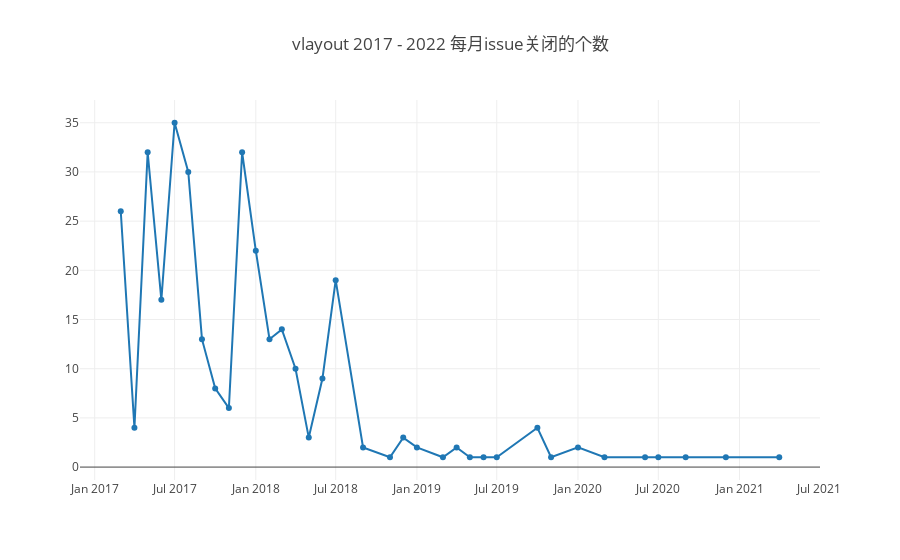

Notebook source saved alongside this figure:
### Markdown cell above
### 2.2 每月关闭的issue个数

### Code cell
var startYear = 2017, endYear = 2022;
var years = [];
for (var y = startYear; y <= endYear; y++) years.push(y);
Promise.all(
    years.map(year => { return openDigger.driver.clickhouse.query(`
    select formatDateTime(created_at, '%Y-%m') as m, count(*) as cnt
    from github_log.year${year} 
    where repo_name = 'alibaba/vlayout'
    and type='IssuesEvent'
    and action='closed'
    group by formatDateTime(created_at, '%Y-%m')
    order by formatDateTime(created_at, '%Y-%m')
    `)})
).then(
    data => {
    // console.log(data);
    data1 = data.reduce(function (a, b) { return a.concat(b)} );
    console.log(data1)
    openDigger.render.plotly([
        {y: data1.map(d => d.cnt), x: data1.map(d=>d.m), mode: 'lines+markers', name: 'activity'}
    ], {title: `vlayout ${startYear} - ${endYear} 每月issue关闭的个数`});  
})

### Figure 1 — Plotly figure (JSON) as saved in the notebook; plotly's stock layout.template omitted (floating-point values rounded to 4 significant figures)
{"data": [{"mode": "lines+markers", "name": "activity", "x": ["2017-03", "2017-04", "2017-05", "2017-06", "2017-07", "2017-08", "2017-09", "2017-10", "2017-11", "2017-12", "2018-01", "2018-02", "2018-03", "2018-04", "2018-05", "2018-06", "2018-07", "2018-09", "2018-11", "2018-12", "2019-01", "2019-03", "2019-04", "2019-05", "2019-06", "2019-07", "2019-10", "2019-11", "2020-01", "2020-03", "2020-06", "2020-07", "2020-09", "2020-12", "2021-04"], "y": ["26", "4", "32", "17", "35", "30", "13", "8", "6", "32", "22", "13", "14", "10", "3", "9", "19", "2", "1", "3", "2", "1", "2", "1", "1", "1", "4", "1", "2", "1", "1", "1", "1", "1", "1"]}], "layout": {"autosize": true, "title": {"text": "vlayout 2017 - 2022 每月issue关闭的个数"}, "xaxis": {"autorange": true, "range": ["2016-11-30 14:47:57.396", "2021-06-30 09:12:02.604"], "type": "date"}, "yaxis": {"autorange": true, "range": [-1.806, 37.81], "type": "linear"}}}
